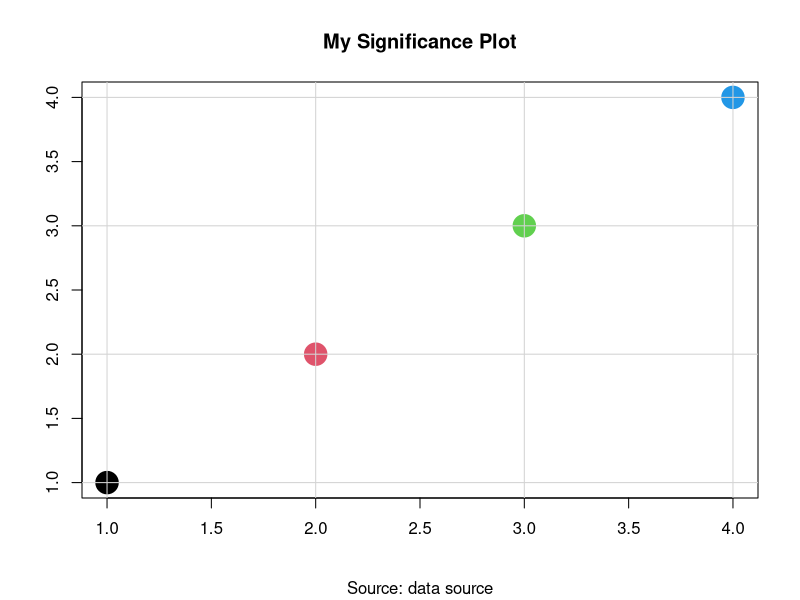
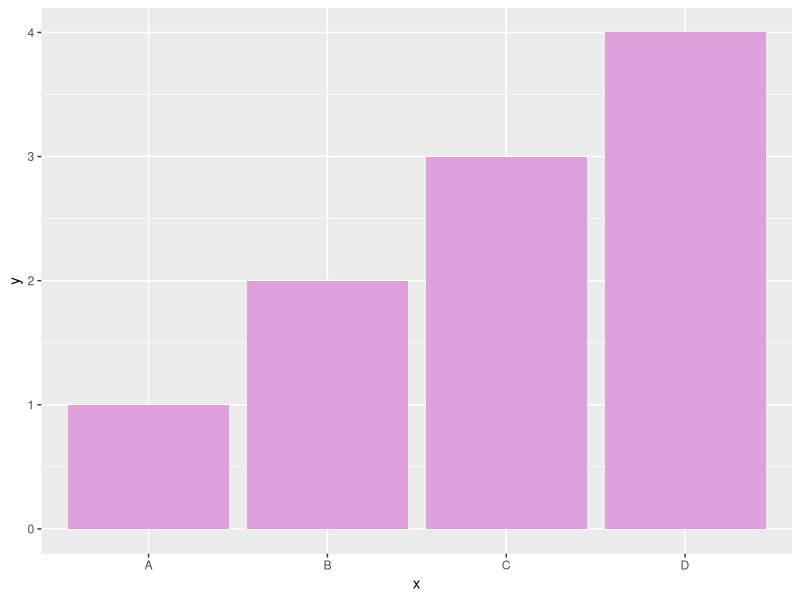

These figures' R source, in order:
## ---- chunk 1
#| label: load-packages
#| include: false

library(tidyverse)
library(palmerpenguins)
library(ggplot2)
## ---- chunk 2

plot(1:4, 1:4, col=1:4, pch=19, cex=3, xlab="", ylab="",
     main = "My Significance Plot",
     sub = "Source: data source")
abline(h=1:4, v=1:4, col = "lightgrey")
## ---- chunk 3
library(ggplot2)
plot_df <- data.frame(x = LETTERS[1:4],
                      y = 1:4)

ggplot(data = plot_df,
       mapping = aes(x = x, y = y)) +
  geom_col(fill = "plum")
## ---- chunk 4

